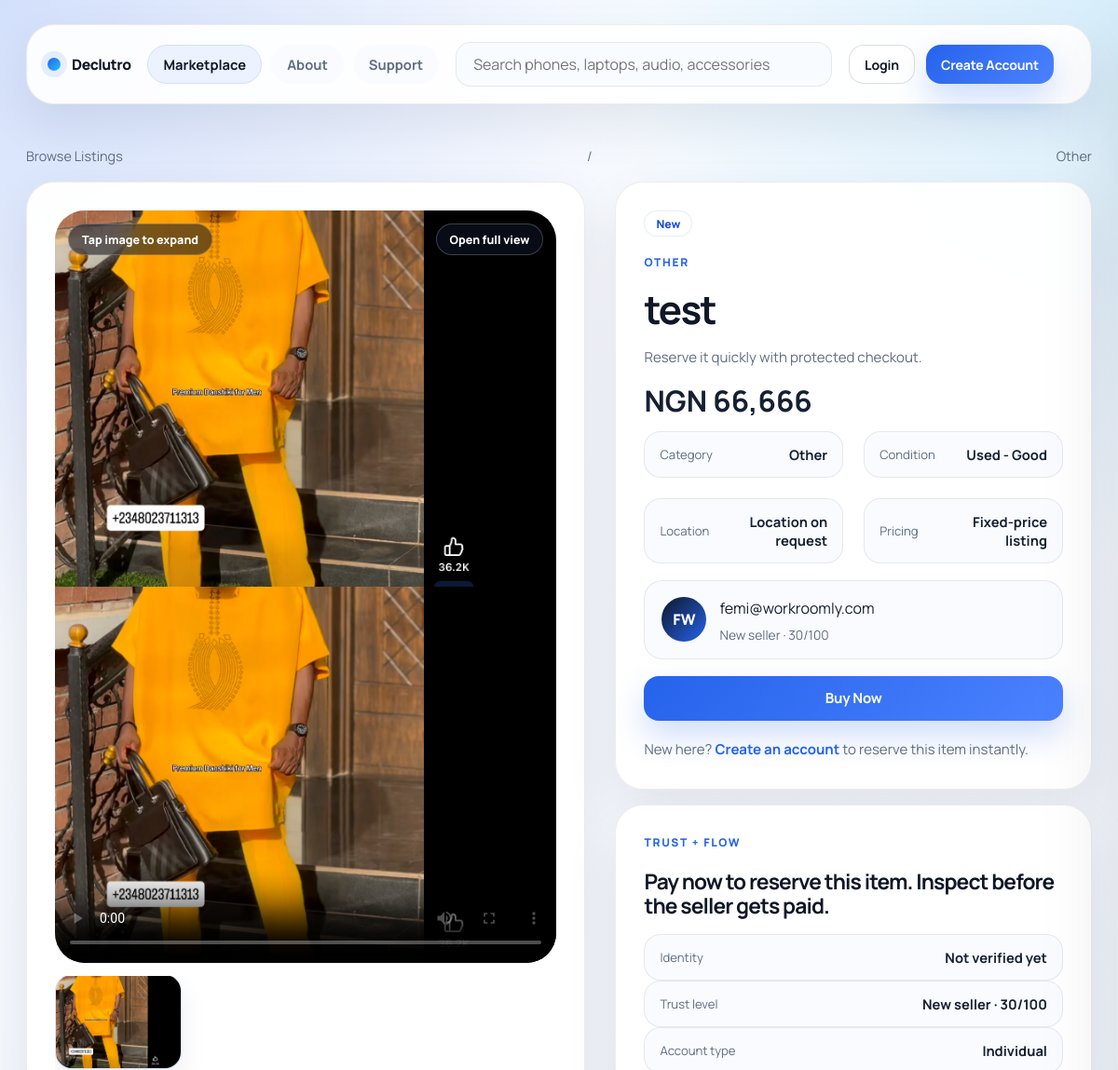
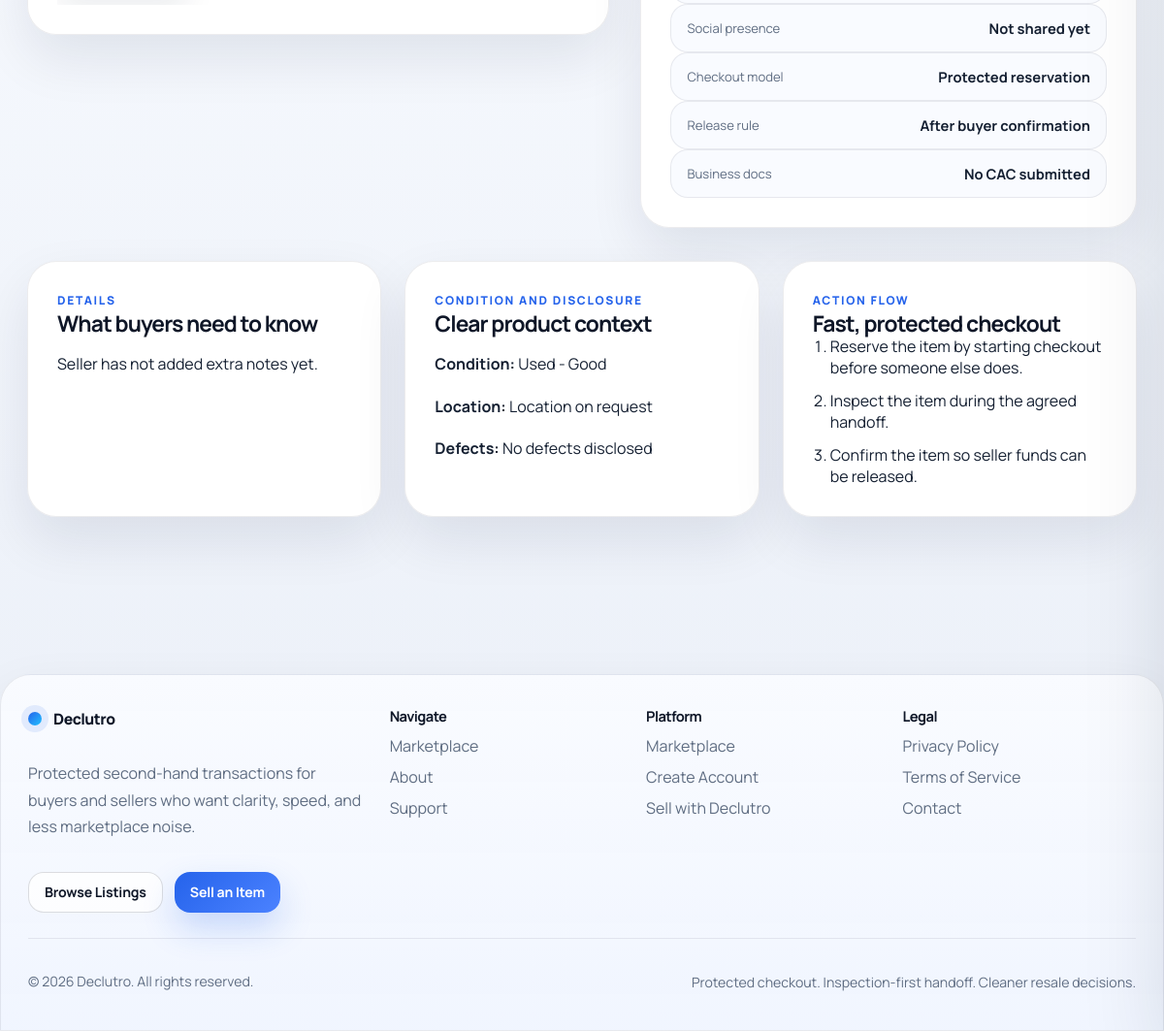
The app's page /listings/1/ with its own data (2 pictures, top to bottom).
### accounts/models.py (models this page shows, shortened)
class Listing(models.Model):
    class Category(models.TextChoices):
        PHONES = "phones", "Phones"
        LAPTOPS = "laptops", "Laptops"
        ACCESSORIES = "accessories", "Accessories"
        TABLETS = "tablets", "Tablets"
        AUDIO = "audio", "Audio"
        GAMING = "gaming", "Gaming"
        HOME_OFFICE = "home_office", "Home Office"
        OTHER = "other", "Other"
    class Condition(models.TextChoices):
        NEW = "new", "New"
        LIKE_NEW = "like_new", "Like New"
        USED_GOOD = "used_good", "Used - Good"
        USED_FAIR = "used_fair", "Used - Fair"
    class Status(models.TextChoices):
        ACTIVE = "active", "Active"
        LOCKED = "locked", "Locked"
        SOLD = "sold", "Sold"
        INACTIVE = "inactive", "Inactive"
        DRAFT = "draft", "Draft"
    seller = models.ForeignKey(
        settings.AUTH_USER_MODEL,
        on_delete=models.CASCADE,
        related_name="listings",
    )
    title = models.CharField(max_length=180)
    description = models.TextField(blank=True)
    category = models.CharField(max_length=32, choices=Category.choices, default=Category.OTHER)
    condition = models.CharField(max_length=32, choices=Condition.choices, default=Condition.USED_GOOD)
    location = models.CharField(max_length=120, blank=True)
    price = models.DecimalField(max_digits=12, decimal_places=2)
    primary_image = models.FileField(upload_to=listing_primary_image_upload_to, blank=True)
    image_url = models.CharField(max_length=500, blank=True)
    gallery_image_urls = models.TextField(blank=True)
    defects = models.TextField(blank=True)
    is_negotiable = models.BooleanField(default=False)
    is_hot = models.BooleanField(default=False)
    status = models.CharField(max_length=16, choices=Status.choices, default=Status.ACTIVE)
    created_at = models.DateTimeField(default=timezone.now)
    updated_at = models.DateTimeField(auto_now=True)
    class Meta:
        ordering = ["-updated_at", "-created_at"]
    @property
    def image_gallery(self):
        urls = []
        if self.primary_image:
            urls.append(self.primary_image.url)
        elif self.image_url:
            urls.append(self.image_url.strip())
        if self.pk:
            for asset in self.media_assets.filter(asset_type=ListingMedia.AssetType.IMAGE).order_by("position", "pk"):
                asset_url = asset.file.url if asset.file else ""
                if asset_url and asset_url not in urls:
                    urls.append(asset_url)
        for value in self.gallery_image_urls.splitlines():
            normalized = value.strip()
            if normalized and normalized not in urls:
                urls.append(normalized)
        return urls
    @property
    def primary_image_url(self):
        gallery = self.image_gallery
        return gallery[0] if gallery else ""
    @property
    def video_gallery(self):
        if not self.pk:
            return []
        urls = []
        for asset in self.media_assets.filter(asset_type=ListingMedia.AssetType.VIDEO).order_by("position", "pk"):
            asset_url = asset.file.url if asset.file else ""
            if asset_url and asset_url not in urls:
                urls.append(asset_url)
        return urls
    @property
    def is_new_arrival(self):
        return self.created_at >= timezone.now() - timedelta(days=5)

class User(AbstractBaseUser, PermissionsMixin):
    class AccountType(models.TextChoices):
        INDIVIDUAL = "individual", "Individual"
        BUSINESS = "business", "Business"
    class IdentityDocumentType(models.TextChoices):
        NIN = "nin", "NIN"
        NATIONAL_ID = "national_id", "National ID"
        VOTERS_CARD = "voters_card", "Voter's Card"
        DRIVERS_LICENSE = "drivers_license", "Driver's License"
    phone_number = models.CharField(max_length=16, unique=True, db_index=True)
    email = models.EmailField(blank=True, null=True, unique=True)
    name = models.CharField(max_length=150, blank=True)
    account_type = models.CharField(
        max_length=16,
        choices=AccountType.choices,
        default=AccountType.INDIVIDUAL,
    )
    business_name = models.CharField(max_length=180, blank=True)
    social_handle = models.CharField(max_length=120, blank=True)
    identity_document_type = models.CharField(
        max_length=24,
        choices=IdentityDocumentType.choices,
        blank=True,
    )
    nin_number = models.CharField(max_length=16, blank=True)
    identity_document = models.FileField(upload_to=user_identity_upload_to, blank=True)
    cac_certificate = models.FileField(upload_to=user_compliance_upload_to, blank=True)
    is_phone_verified = models.BooleanField(default=True)
    is_email_verified = models.BooleanField(default=False)
    is_identity_verified = models.BooleanField(default=False)
    is_active = models.BooleanField(default=True)
    is_staff = models.BooleanField(default=False)
    date_joined = models.DateTimeField(default=timezone.now)
    objects = UserManager()
    USERNAME_FIELD = "phone_number"
    REQUIRED_FIELDS = []
    class Meta:
        ordering = ["-date_joined"]
    @property
    def display_name(self):
        return self.name or self.email or self.phone_number
    @property
    def initials(self):
        source = (self.name or self.email or self.phone_number).strip()
        bits = [bit for bit in source.replace("@", " ").replace(".", " ").split() if bit]
        if len(bits) >= 2:
            return (bits[0][0] + bits[1][0]).upper()
        return source[:2].upper()
    @property
    def social_handle_display(self):
        handle = (self.social_handle or "").strip()
        if handle and not handle.startswith("@") and "://" not in handle:
            return f"@{handle}"
        return handle
    @property
    def has_business_documents(self):
        return bool(self.cac_certificate)
    @property
    def normalized_nin_number(self):
        return "".join(character for character in (self.nin_number or "") if character.isdigit())
    @property
    def has_identity_submission(self):
        return bool(self.identity_document or self.normalized_nin_number)
    @property
    def trust_score(self):
        score = 0
        if self.phone_number and self.is_phone_verified:
            score += 20
        if self.email:
            score += 10
        if self.email and self.is_email_verified:
            score += 20
        if self.is_identity_verified or self.has_identity_submission:
            score += 20
        if self.social_handle:
            score += 10
        if self.account_type == self.AccountType.BUSINESS and self.business_name:
            score += 10
        if self.account_type == self.AccountType.BUSINESS and self.cac_certificate:
            score += 10
        return min(score, 100)
    @property
    def trust_level(self):
        score = self.trust_score
        if score >= 80:
            return "high"
        if score >= 60:
            return "trusted"
        if score >= 40:
            return "standard"
        return "new"
    @property
    def trust_level_label(self):
        return {
            "high": "High trust",
            "trusted": "Trusted seller",
            "standard": "Standard trust",
            "new": "New seller",
        }[self.trust_level]
    @property
    def trust_tone(self):
        return {
            "high": "success",
            "trusted": "info",
            "standard": "warning",
            "new": "neutral",
        }[self.trust_level]

### accounts/views.py (the view)
# urls.py: path("listings/<int:listing_id>/", views.listing_detail_view, name="listing_detail"),
def listing_detail_view(request, listing_id):
    expire_stale_records()
    listing = get_object_or_404(
        Listing.objects.select_related("seller"),
        pk=listing_id,
        status=Listing.Status.ACTIVE,
    )
    return render(request, "listing_detail.html", _build_listing_detail_context(request, listing))

### templates/listing_detail.html (shortened to what this page needs)
{% extends "base.html" %}
{% load static %}
{% block extra_css %}
    <link rel="stylesheet" href="{% static 'css/public.css' %}">
{% endblock %}
{% block body_class %}app-body public-body marketplace-body{% endblock %}
{% block body %}
    {% include "includes/public_header.html" %}
    <main class="public-shell">
        <div class="public-container">
            <nav class="public-breadcrumb" aria-label="Breadcrumb">
                <a href="{% url 'home' %}">Browse Listings</a>
                <span>/</span>
                <span>{{ listing.category_label }}</span>
            </nav>
            <section class="product-hero">
                <div class="product-gallery-card">
                    <div class="product-gallery-stage">
                        <div class="product-gallery-stage-toolbar">
                            <span class="product-gallery-stage-label">
                                {% if listing.primary_media.kind == "image" %}
                                    Tap image to expand
                                {% else %}
                                    Open full view when you need a closer look
                                {% endif %}
                            </span>
                            <button type="button" class="product-gallery-expand" data-gallery-lightbox-open>
                                Open full view
                            </button>
                        </div>
                        <img
                            src="{{ listing.primary_media.url }}"
                            alt="{{ listing.title }}"
                            class="product-gallery-stage-media"
                            data-gallery-stage-image
                            data-gallery-open-trigger
                        >
                        <video
                            class="product-gallery-stage-media"
                            data-gallery-stage-video
                            controls
                            playsinline
                            preload="metadata"
                            poster="{{ listing.primary_media.poster_url }}"
                            {% if listing.primary_media.kind != "video" %}hidden{% endif %}
                        >
                        </video>
                    </div>
                    <div class="product-gallery-thumbs">
                        {% for item in listing.gallery %}
                            <button
                                type="button"
                                class="product-gallery-thumb{% if forloop.first %} is-active{% endif %}"
                                data-gallery-thumb
                                data-media-index="{{ forloop.counter0 }}"
                                data-media-type="{{ item.kind }}"
                                data-media-src="{{ item.url }}"
                                data-media-poster="{{ item.poster_url }}"
                                data-media-label="{{ item.label }}"
                                aria-label="View {{ item.kind }} {{ forloop.counter }}"
                            >
                                {% if item.kind == "video" %}
                                    <div class="product-gallery-thumb-video">
                                        <video src="{{ item.url }}" muted playsinline preload="metadata"></video>
                                        <span class="product-gallery-thumb-badge">Video</span>
                                    </div>
                                {% else %}
                                    <img src="{{ item.url }}" alt="{{ item.label }}">
                                {% endif %}
                            </button>
                        {% endfor %}
                    </div>
                </div>
                <div class="product-rail">
                    <article class="product-purchase-card">
                        {% if listing.badges %}
                            <div class="product-badges">
                                {% for badge in listing.badges %}
                                    <span class="public-listing-badge">{{ badge }}</span>
                                {% endfor %}
                            </div>
                        {% endif %}
                        <p class="public-kicker">{{ listing.category_label }}</p>
                        <h1>{{ listing.title }}</h1>
                        <p class="product-intro">
                            Reserve it quickly with protected checkout{% if listing.is_negotiable %}, or make an offer if you want price flexibility{% endif %}.
                        </p>
                        <strong class="product-price">{{ listing.price_display }}</strong>
                        <div class="product-summary-grid">
                            {% for item in listing.summary_items %}
                                <div class="product-summary-item">
                                    <span>{{ item.label }}</span>
                                    <strong>{{ item.value }}</strong>
                                </div>
                            {% endfor %}
                        </div>
                        <div class="product-seller-card">
                            <span class="product-seller-avatar">{{ listing.seller_initials }}</span>
                            <div>
                                <p>{{ listing.seller_name }}</p>
                                <span>{{ listing.seller_trust_label }} · {{ listing.seller_trust_score }}/100</span>
                            </div>
                        </div>
                        <div class="product-actions">
                            {% if is_owner %}
                                <a href="{{ listing.edit_url }}" class="btn btn-primary btn-block">Manage Listing</a>
                            {% else %}
                                <a href="{{ login_href }}" class="btn btn-primary btn-block">Buy Now</a>
                            {% endif %}
                        </div>
                        {% if not is_owner and not request.user.is_authenticated %}
                            <p class="product-auth-note">New here? <a href="{{ signup_href }}">Create an account</a> to reserve this item instantly.</p>
                        {% endif %}
                    </article>
                    <article class="product-trust-card">
                        <p class="public-kicker">Trust + flow</p>
                        <h2>Pay now to reserve this item. Inspect before the seller gets paid.</h2>
                        <div class="product-trust-list">
                            {% for item in listing.trust_items %}
                                <div class="product-trust-row">
                                    <span>{{ item.label }}</span>
                                    <strong>{{ item.value }}</strong>
                                </div>
                            {% endfor %}
                        </div>
                    </article>
                </div>
            </section>
            <section class="product-detail-grid">
                <article class="product-detail-card">
                    <p class="public-kicker">Details</p>
                    <h2>What buyers need to know</h2>
                    <p>{{ listing.description }}</p>
                </article>
                <article class="product-detail-card">
                    <p class="public-kicker">Condition and disclosure</p>
                    <h2>Clear product context</h2>
                    <p><strong>Condition:</strong> {{ listing.condition_label }}</p>
                    <p><strong>Location:</strong> {{ listing.location }}</p>
                    <p><strong>Defects:</strong> {% if listing.defects %}{{ listing.defects }}{% else %}No defects disclosed{% endif %}</p>
                </article>
                <article class="product-detail-card">
                    <p class="public-kicker">Action flow</p>
                    <h2>Fast, protected checkout</h2>
                    <ol class="public-flow-list">
                        {% for step in listing.journey_steps %}
                            <li>{{ step }}</li>
                        {% endfor %}
                    </ol>
                </article>
            </section>
        </div>
    </main>
    {% include "includes/public_footer.html" %}
{% endblock %}

### records on screen
Listing: category_label "Other", title (picture), category_label "OTHER", title "test"
User: seller_name "femi@workroomly.com"

### other values on screen
{{ item.label }} "Marketplace" "About" "Support"
{{ badge }} "New"
{{ listing.price_display }} "NGN 66,666"
{{ item.label }} "Category" "Condition" "Location" "Pricing"
{{ item.value }} "Other" "Used - Good" "Location on request" "Fixed-price listing"
{{ listing.seller_initials }} "FW"
{{ listing.seller_trust_label }} "New seller"
{{ listing.seller_trust_score }} "30"
{{ item.label }} "Identity" "Trust level" "Account type" "Social presence" "Checkout model" "Release rule" "Business docs"
{{ item.value }} "Not verified yet" "New seller · 30/100" "Individual" "Not shared yet" "Protected reservation" "After buyer confirmation" "No CAC submitted"
{{ listing.description }} "Seller has not added extra notes yet."
{{ listing.condition_label }} "Used - Good"
{{ listing.location }} "Location on request"
{{ step }} "Reserve the item by starting checkout before someone else does." "Inspect the item during the agreed handoff." "Confirm the item so seller funds can be released."
